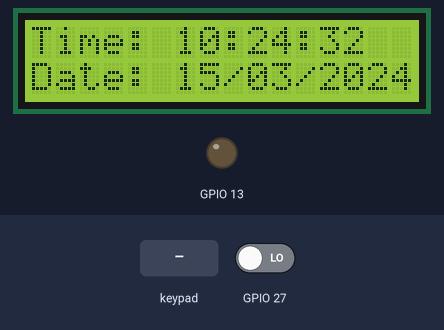
Bench run of a sketch on a simulated ESP32. On the bench: 16×2 character LCD, output pins drawn as LEDs (lit = HIGH). The test bench sets the inputs (shaded band); at power-on: GPIO 27 LOW. The local clock reads 2024-03-15 10:24:30 at power-on unless the sketch sets it; what the sketch prints to the serial monitor is not drawn.

Above: at 2.2 s.
2.3 s: GPIO 27 driven HIGH
At 2.9 s:
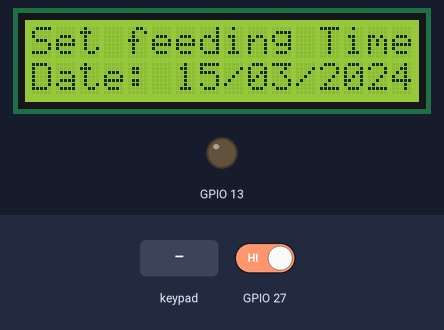
3.8 s: keypad keys 3 2 3 3 3 4 3 5 # pressed 0.4 s apart
At 5.6 s:
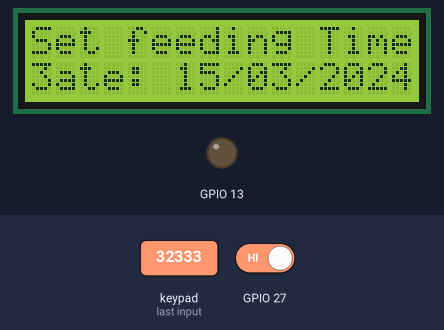
8.9 s: key 'A' pressed
At 9.5 s:
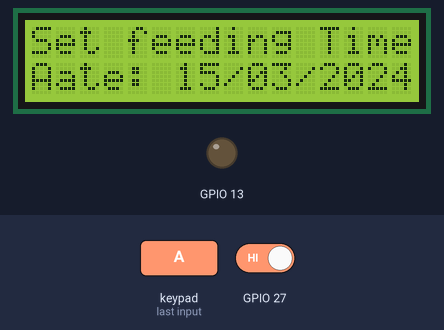
10.4 s: key 'B' pressed
At 10.7 s:
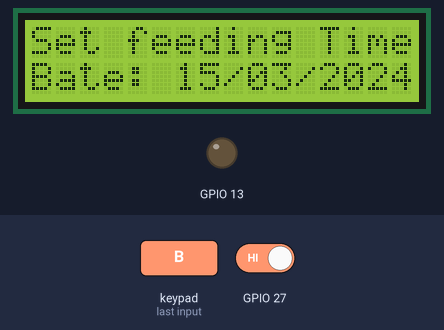
11.9 s: keypad keys 3 2 3 3 3 4 3 5 * pressed 0.4 s apart
At 16.7 s:
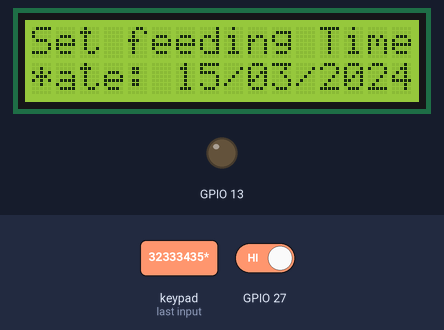
17.5 s: key 'C' pressed
At 18.3 s:
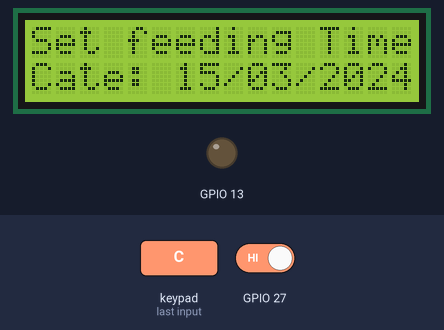
Timing chart, 0 to 20.0 s (numbered marks = the images above; inputs shaded):
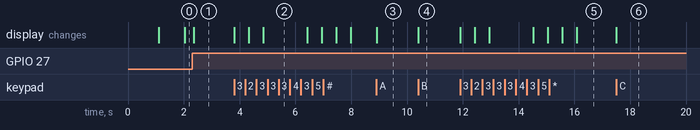

Measured:
- after the input at 2.3 s, the display: changes after 0.06 s (image 1)
- after the input at 3.8 s, the display: changes at once (image 2)
- after the input at 8.9 s, the display: changes at once (image 3)
- after the input at 10.4 s, the display: changes at once (image 4)
- after the input at 11.9 s, the display: first changes at once (image 5 shows a later state)
- after the input at 17.5 s, the display: changes at once (image 6)

The sketch:

Automatic_Pet_Feeder.ino
```cpp
// include libraries requried for esp to interact with hardware

#include <LiquidCrystal_I2C.h>
#include <RTClib.h>
#include <Keypad.h>
#include <Wire.h>


// create 4 rows and 4 colulms
const byte ROWS = 4;
const byte COLS = 4;

// define the keymap of the 4x4 matrix
char keys[ROWS][COLS] = {
  {'1','2','3','A'},
  {'4','5','6','B'},
  {'7','8','9','C'},
  {'*','0','#','D'}
};

// connect keypad ROW0, ROW1, ROW2 and ROW3 to pin 2, 3, 4, 5.
byte rowPins[ROWS] = { 32, 33, 34, 35 };
// connect keypad COL0, COL1 and COL2 to pins 34, 35, 36, 39.
byte colPins[COLS] = { 15, 2, 4, 5 };
// create the Keypad using the keypad library
Keypad kpd = Keypad( makeKeymap(keys), rowPins, colPins, ROWS, COLS );

// initialize the rtc object
RTC_DS3231 rtc;

// initialize the servo object
//Servo myServo;

// makes the lcd object and assigns the pins to (rs, enable, d4, d5, d6, d7) VSS = GROUND VDD = 5v K = GROUND A = 5v
LiquidCrystal_I2C lcd(0x27, 16, 2);

// char's to break full time into single numbers later ------ is this needed?
char t1, t2, t3, t4, t5, t6;
// condition for interupt alarm
boolean feed = true;
char key;
//  char's for the time that will be set by the user
char r[6];


void setup()
{
  //pin 13 is the L led on the board
  pinMode(13, OUTPUT);
  digitalWrite(13, LOW);

  Serial.begin(115200);
  Wire.begin(); // 21 and 22 are default SDA = 21 SCL 22
  Wire.setWireTimeout(3000, true);
  Wire.setClock(50000); // Standard mode, more stable than default fast mode
  Serial.println("serial check");

  // attach the signal pin of servo to pin4 of esp32
  //myServo.attach(12);

  if (!rtc.begin()) {
    Serial.println("RTC not found!");
    ;
  }

  if (rtc.lostPower()) {
  rtc.adjust(DateTime(F(__DATE__), F(__TIME__)));
  }

  lcd.init();       // replaces lcd.begin(16,2)
  lcd.backlight();  // turn on backlight
  lcd.clear();
  lcd.print("System Ready");
  delay(1000);

  //myServo.write(55);


  //keypad pins
  //coumns are outputs
  //rows are inputs
  /*
  pinMode(15, OUTPUT);
  pinMode(2, OUTPUT);
  pinMode(4, OUTPUT);
  pinMode(5, OUTPUT);
  pinMode(32, INPUT);
  pinMode(33, INPUT);
  pinMode(34, INPUT);
  pinMode(35, INPUT);
  */
  //make button take input
 //pinMode(27, INPUT_PULLDOWN);

}

void recoverI2C() {
  const int sdaPin = 20;
  const int sclPin = 21;
  // Manually pulse SCL 9 times to release stuck slave
  pinMode(sdaPin, OUTPUT); // SDA
  pinMode(sclPin, OUTPUT); // SCL

  digitalWrite(sdaPin, HIGH);
  for (int i = 0; i < 9; i++) {
    digitalWrite(sclPin, HIGH);
    delayMicroseconds(5);
    digitalWrite(sclPin, LOW);
    delayMicroseconds(5);
  }
  // Send stop condition
  digitalWrite(sdaPin, LOW);
  delayMicroseconds(5);
  digitalWrite(sclPin, HIGH);
  delayMicroseconds(5);
  digitalWrite(sdaPin, HIGH);

  // Reinitialise properly
  Wire.begin();
  Wire.setWireTimeout(3000, true);
  Wire.setClock(50000);
  delay(100);
  lcd.init();
  lcd.backlight();
}

void loop() {

  DateTime now = rtc.now();
  //Wire.beginTransmission(0x68); // RTC address
  /*
  if (Wire.endTransmission() == 0) {
    now = rtc.now(); // only read if RTC is responding
  } else {
    Serial.println("RTC not responding");
    return; // skip this loop iteration
  }
*/
  static unsigned long lastCheck = 0;
/*
  if (millis() - lastCheck > 5000) {
    lastCheck = millis();
    Wire.beginTransmission(0x27);
    byte error = Wire.endTransmission();
    Serial.printf("I2C health check: %d\n", error); // 0 = good
    if (error != 0) {
      Serial.println("Recovering...");
      //recoverI2C();
    }
  }
  */
  static int lastSecond = -1;
  if (now.second() != lastSecond) {
    lastSecond = now.second();

    char timeStr[9];
    sprintf(timeStr, "%02d:%02d:%02d", now.hour(), now.minute(), now.second());
    char dateStr[11];
    sprintf(dateStr, "%02d/%02d/%04d", now.day(), now.month(), now.year());

    lcd.setCursor(0, 0);
    lcd.print("Time: ");
    lcd.print(timeStr);
    lcd.setCursor(0, 1);
    lcd.print("Date: ");
    lcd.print(dateStr);
  }

  int buttonPress;
  buttonPress = digitalRead(27);

  if (digitalRead(27) == 1) {
    Serial.println("Button triggered!"); // is this firing randomly?
    setFeedingTime();
  }


  // Check feeding time
  if (t1 == r[0] && t2 == r[1] && t3 == r[2] && t4 == r[3] && t5 < 1 && t6 < 3 && feed == true) {
    //myServo.write(100);
    delay(400);
    //myServo.write(55);
    feed = false;
  }

  delay(100);
}
void setFeedingTime()
{
  feed = true;
   int i=0;
  //lcd.clear();
  lcd.setCursor(0,0);
  lcd.print("Set feeding Time");
  //lcd.clear();
  lcd.print("HH:MM");
  lcd.setCursor(0,1);
  while(1){
    key = kpd.getKey();
    int j = 0;
  if(key!=NO_KEY){
    lcd.setCursor(j,1);
    lcd.print(key);
    r[i] = key-48;
    i++;
    j++;
    if (j==2)
    {
      lcd.print(":"); j++;
    }
    delay(500);
  }
  if (key == 'D')
  {key=0; break; }
  }
}
```
